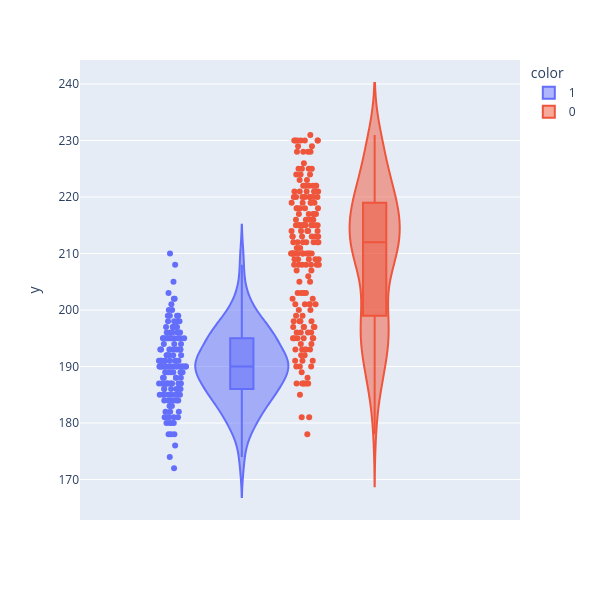

The notebook cell this image was saved under:
### Markdown cell above
### Exercise 2.1.1

(Again, in case you get stuck here, continue with 2.2)

Take a look at the violin plot below. In a violin plot we can see the box plot, the density function and the datapoints scattered (with a bit of randomness). Read more about violin plots [here](https://en.wikipedia.org/wiki/Violin_plot).

If you were to decide on a threshold that can split the dataset with the least amount of impurity, what would you think it would be?

### Code cell
fig = px.violin(y=X, color=y, box=True, points="all")
fig.update_layout(
    autosize=False,
    width=600,
    height=600,
)
fig.show()

### Figure 1 — Plotly figure (JSON) as saved in the notebook; plotly's stock layout.template omitted (floating-point values rounded to 4 significant figures; data arrays with more than 128 entries replaced by an {"elided": "..."} marker saying what was removed)
{"data": [{"alignmentgroup": "True", "box": {"visible": true}, "hovertemplate": "color=1<br>y=%{y}<extra></extra>", "legendgroup": "1", "marker": {"color": "#636efa"}, "name": "1", "offsetgroup": "1", "orientation": "v", "points": "all", "scalegroup": "True", "showlegend": true, "type": "violin", "x0": " ", "xaxis": "x", "y": {"elided": "146 int values"}, "y0": " ", "yaxis": "y"}, {"alignmentgroup": "True", "box": {"visible": true}, "hovertemplate": "color=0<br>y=%{y}<extra></extra>", "legendgroup": "0", "marker": {"color": "#EF553B"}, "name": "0", "offsetgroup": "0", "orientation": "v", "points": "all", "scalegroup": "True", "showlegend": true, "type": "violin", "x0": " ", "xaxis": "x", "y": {"elided": "187 int values"}, "y0": " ", "yaxis": "y"}], "layout": {"autosize": false, "height": 600, "legend": {"title": {"text": "color"}, "tracegroupgap": 0}, "margin": {"t": 60}, "violinmode": "group", "width": 600, "xaxis": {"anchor": "y", "autorange": true, "domain": [0, 1], "range": [-0.6014, 0.558], "type": "category"}, "yaxis": {"anchor": "x", "autorange": true, "domain": [0, 1], "range": [162.8, 244.3], "title": {"text": "y"}, "type": "linear"}}}
